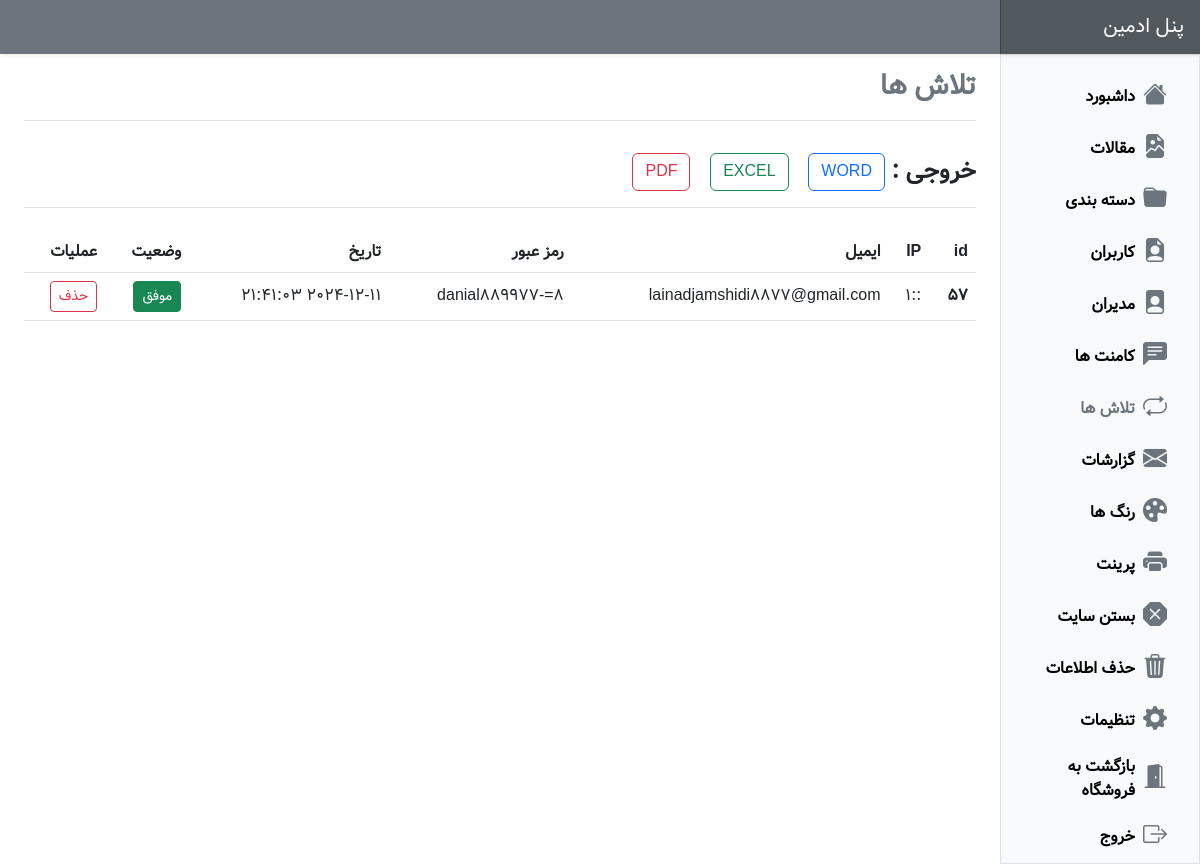
Page /admin-panel/pages/logs/index.php (signed in) on the committed database.
### tables this page shows
CREATE TABLE `logs` (
  `id` int(255) NOT NULL,
  `IP` varchar(255) NOT NULL,
  `situation` varchar(255) NOT NULL,
  `email` varchar(255) NOT NULL,
  `password` varchar(255) NOT NULL,
  `login_time` datetime NOT NULL DEFAULT current_timestamp(),
  `count` varchar(255) NOT NULL DEFAULT 'count'
);

### admin-panel/include/db.php (called while the page is built, shortened)
<?php
try {
    if (isset($_SESSION["warning"])) {
        $warning = "text-warning";
    } else if (isset($_SESSION["danger"])) {
        $danger = "text-danger";
    } else if (isset($_SESSION["primary"])) {
        $primary = "text-primary";
    } else if (isset($_SESSION["success"])) {
        $success = "text-success";
    } else {
        $secondary = "text-secondary";
    }
} catch (PDOException $e) {
    $e->getMessage();
    die;
}

### admin-panel/pages/logs/index.php (the view, shortened to what this page needs)
<?php
include "../../include/layout/header.php";
try {
    $logs = $db->query("SELECT * FROM logs ORDER BY id DESC");
} catch (Exception $e) {
    $e->getMessage();
    die;
}
?>
<div class="container-fluid">
    <div class="row">
        <?php
        include "../../include/layout/sidebar.php"
        ?>
        <main class="col-md-9 ms-sm-auto col-lg-10 px-md-4">
            <div class="d-flex justify-content-between flex-wrap flex-md-nowrap align-items-center pt-3 pb-2 mb-3 border-bottom">
                <h1 class="fs-3 fw-bold <?= $secondary ?> <?= $warning ?> <?= $danger ?> <?= $primary ?> <?= $success ?>"> تلاش ها </h1>
            </div>
            <form action="../excel/logs.php" method="post">
                <div class="d-flex justify-content-between flex-wrap flex-md-nowrap align-items-center pt-3 pb-2 mb-3 border-bottom">
                    <h4 class="fw-bold"> خروجی : <a href="../word/logs.php" class="btn btn-outline-primary"> WORD </a> &nbsp; <button name="ex_logs" class="btn btn-outline-success"> EXCEL </button> &nbsp; <a onclick="window.print();" class="btn btn-outline-danger"> PDF </a> </h4>
                </div>
            </form>
            <div class="mt-4">
                <?php if ($logs->rowCount() > 0) : ?>
                    <div class="table-responsive small">
                        <table class="table table-hover align-middle">
                            <thead>
                                <tr>
                                    <th>id</th>
                                    <th>IP</th>
                                    <th>ایمیل</th>
                                    <th>رمز عبور</th>
                                    <th>تاریخ</th>
                                    <th>وضعیت</th>
                                    <th>عملیات</th>
                                </tr>
                            </thead>
                            <tbody>
                                <?php foreach ($logs as $log) : ?>
                                    <tr>
                                        <th><?= $log['id'] ?></th>
                                        <td><?= $log['IP'] ?></td>
                                        <td><?= $log['email'] ?></td>
                                        <td><?= $log['password'] ?></td>
                                        <td><?= $log['login_time'] ?></td>
                                        <th><a class="<?= $log['situation'] == "موفق" ? "btn btn-sm btn-success" : "btn btn-sm btn-danger" ?>"><?= $log['situation'] ?></a></th>
                                        <td>
                                            <a href="index.php?action=delete&id=<?= $log['id'] ?>" class="btn btn-sm btn-outline-danger">حذف</a>
                                        </td>
                                    </tr>
                                <?php endforeach ?>
                            </tbody>
                        </table>
                    </div>
                <?php endif ?>
            </div>
        </main>
    </div>
</div>
<?php
include "../../include/layout/footer.php"
?>

### admin-panel/assets/css/style.css (style rules this page uses)
body { font-family: "Vazir", sans-serif; }
td, th { font-size: 1rem; }

### rows in the picture
logs: id "57", IP "::1", email "lainadjamshidi8877@gmail.com", password "danial889977-=8", login_time "2024-12-11 21:41:03", situation "موفق"
